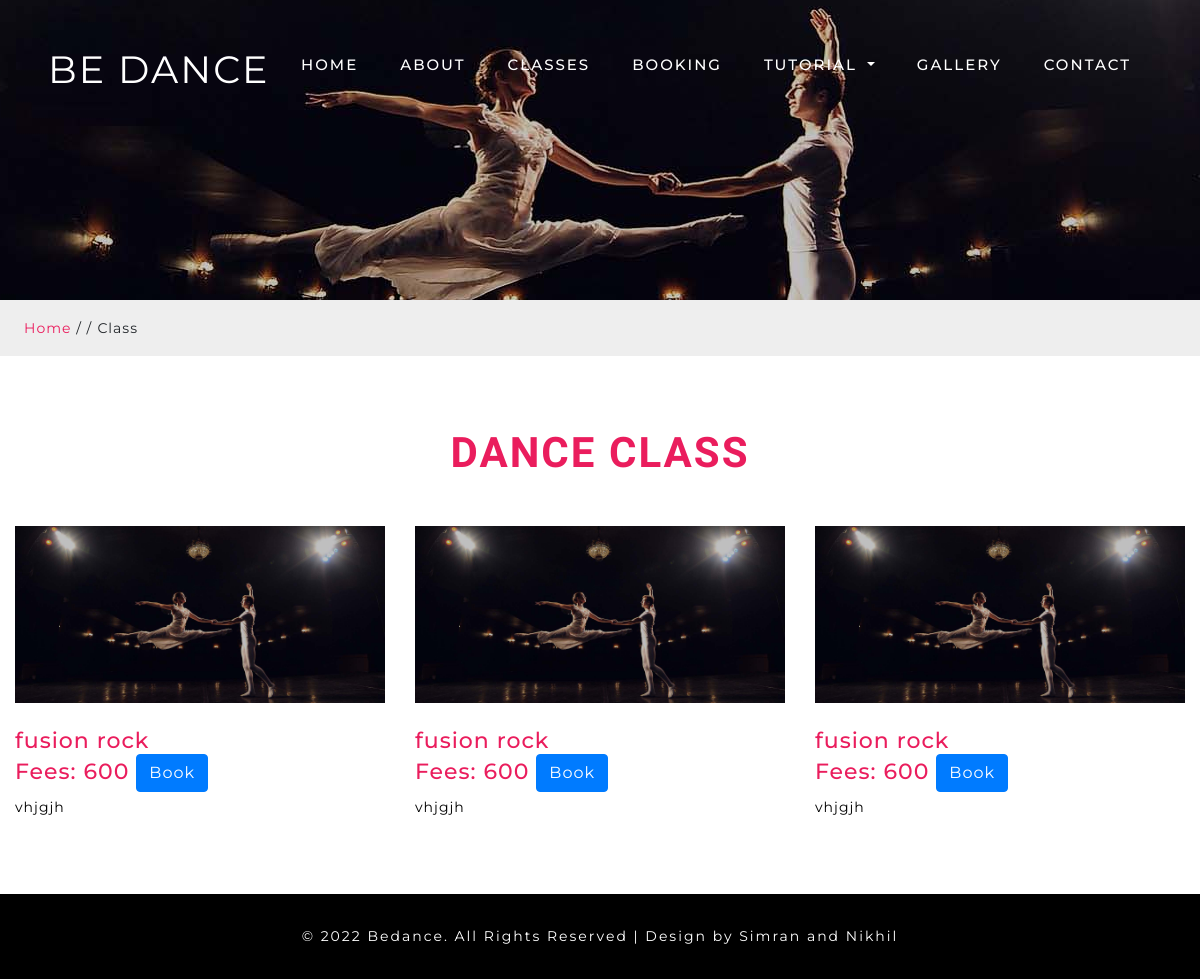
Screenshot of /class.php with the database file from the repository.
### tables this page shows
CREATE TABLE `subcategory` (
  `did` int(255) NOT NULL,
  `cid` int(255) NOT NULL,
  `dance_style` varchar(255) NOT NULL,
  `type` varchar(255) NOT NULL,
  `cost` int(255) NOT NULL,
  `image` varchar(255) NOT NULL,
  `description` varchar(255) NOT NULL
);

### class.php (the view)
<?php include "header.php";?>
    <div class="inner_page-banner one-img">
    </div>
    <div class="using-border py-3">
       <div class="inner_breadcrumb  ml-4">
          <ul class="short_ls">
             <li>
                <a href="dashboard.php">Home</a>
                <span>/ /</span>
             </li>
             <li>Class</li>
          </ul>
       </div>
    </div>
    <section class="about-inner py-lg-4 py-md-3 py-sm-3 py-3">
       <div class="container-fluid py-lg-5 py-md-4 py-sm-4 py-3">
          <h3 class="title text-center mb-lg-5 mb-md-4 mb-sm-4 mb-3">Dance Class</h3>
          <div class="row abt-inner-agile">
             <?php
                            include "config.php";
                            $query="select * from `subcategory`";
                            $result=mysqli_query($con,$query);
                            while ($arr=mysqli_fetch_array($result)){
                               ?>
             <div class="col-lg-4 col-md-4 col-sm-4 ser-inner-img">
                <img src="upload/<?php echo $arr['image'];?>" alt="" class="img-fluid">
                <div class="w3l-ser-sub-txt mt-lg-4 mt-3">
                   <p class="mt-3col-lg-4 col-md-4 col-sm-4 ser-inner-img"><h4><?php echo $arr['dance_style'];?></h4></p>
                  <h4> <span class="mt-3 display-8">Fees: <span class="text-dark"width=></span><?php echo $arr['cost'];?>
                   <a href="booking.php?id=<?php echo $arr['did'];?>" class="btn btn-primary">Book</a></span></h4>
                   <p><?php echo $arr['description'];?></p>
                </div>
             </div>
          <?php }?>
          </div>
           </div>
    </section>
    <?php include "footer.php";?>

### css/style.css (style rules this page uses)
html, body { padding: 0; margin: 0; background: #fff; letter-spacing: 1px; font-family: 'Montserrat', sans-serif; }
body a { outline: none; transition: 0.5s all; -webkit-transition: 0.5s all; -moz-transition: 0.5s all; -o-transition: 0.5s all; -ms-transition: 0.5s all; text-decoration: none; }
h1, h2, h3, h4, h5, h6 { margin: 0; padding: 0; font-family: 'Montserrat', sans-serif; letter-spacing: 1px; }
p { font-size:14px; margin: 0; padding: 0; letter-spacing: 1px; font-family: 'Montserrat', sans-serif; }
ul { margin: 0; padding: 0; list-style-type: none; }
.title { font-size: 50px; color: #ea1d5d; letter-spacing: 3px; font-weight: 600; text-transform: uppercase; font-family: 'Felipa', cursive; }
.inner_page-banner { text-align: center; background: url(../images/bhangra3.jpg) no-repeat center; background-size: cover; -webkit-background-size: cover; -moz-background-size: cover; -o-background-size: cover; -ms-background-size: cover; min-height: 300px; }
ul.short_ls li a { color: #ea1d5d; text-decoration: none; }
ul.short_ls li { list-style: none; display: inline-block; letter-spacing: 1px; font-size: 14px; }
.using-border { width: 100%; border: none; background: #eee; }
.one-img { background: url(../images/bhangra3.jpg)no-repeat center; }
a { color: #fff; text-decoration: none; }
.w3l-abt-sub-txt p ,.w3l-ser-sub-txt p { color: #000; line-height: 30px; }
.w3l-abt-sub-txt h4,.w3l-ser-sub-txt h4 { color: #ea1d5d; font-size: 25px; }
@media (max-width:1440px) { .title { font-size: 45px; letter-spacing:2px; } }
@media (max-width:1440px) { .w3l-abt-sub-txt h4, .w3l-ser-sub-txt h4 { font-size: 23px; } }
@media (max-width:1280px) { .title { font-size: 42px; } }
@media (max-width:1280px) { .w3l-abt-sub-txt h4, .w3l-ser-sub-txt h4 { font-size: 22px; } }

### rows the page displays
subcategory: image (picture), dance_style "fusion rock", cost "600", description "vhjgjh"
subcategory: image (picture), dance_style "fusion rock", cost "600", description "vhjgjh"
subcategory: image (picture), dance_style "fusion rock", cost "600", description "vhjgjh"
